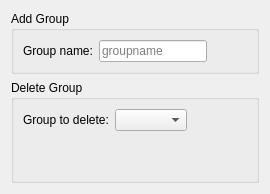
     <widget class="QWidget" name="groupTab">
      <attribute name="icon">
       <iconset resource="images.qrc">
        <normaloff>:/icons/mx-user.png</normaloff>:/icons/mx-user.png</iconset>
      </attribute>
      <attribute name="title">
       <string>Add/Remove Groups</string>
      </attribute>
      <layout class="QGridLayout" name="_5">
       <item row="0" column="0">
        <widget class="QGroupBox" name="addBox">
         <property name="sizePolicy">
          <sizepolicy hsizetype="MinimumExpanding" vsizetype="Minimum">
           <horstretch>0</horstretch>
           <verstretch>0</verstretch>
          </sizepolicy>
         </property>
         <property name="title">
          <string>Add Group</string>
         </property>
         <layout class="QGridLayout" name="_3">
          <property name="leftMargin">
           <number>9</number>
          </property>
          <property name="topMargin">
           <number>9</number>
          </property>
          <property name="rightMargin">
           <number>9</number>
          </property>
          <property name="bottomMargin">
           <number>9</number>
          </property>
          <property name="spacing">
           <number>6</number>
          </property>
          <item row="0" column="0">
           <widget class="QLabel" name="groupNameLabel">
            <property name="sizePolicy">
             <sizepolicy hsizetype="MinimumExpanding" vsizetype="Minimum">
              <horstretch>0</horstretch>
              <verstretch>0</verstretch>
             </sizepolicy>
            </property>
            <property name="toolTip">
             <string>Username of new user</string>
            </property>
            <property name="text">
             <string>Group name:</string>
            </property>
            <property name="buddy">
             <cstring>groupNameEdit</cstring>
            </property>
           </widget>
          </item>
          <item row="0" column="1">
           <widget class="QLineEdit" name="groupNameEdit">
            <property name="sizePolicy">
             <sizepolicy hsizetype="MinimumExpanding" vsizetype="Minimum">
              <horstretch>0</horstretch>
              <verstretch>0</verstretch>
             </sizepolicy>
            </property>
            <property name="toolTip">
             <string>Enter name of new group</string>
            </property>
            <property name="text">
             <string/>
            </property>
            <property name="placeholderText">
             <string>groupname</string>
            </property>
            <property name="clearButtonEnabled">
             <bool>true</bool>
            </property>
           </widget>
          </item>
          <item row="0" column="2">
           <spacer name="horizontalSpacer_6">
            <property name="orientation">
             <enum>Qt::Horizontal</enum>
            </property>
            <property name="sizeHint" stdset="0">
             <size>
              <width>40</width>
              <height>20</height>
             </size>
            </property>
           </spacer>
          </item>
         </layout>
        </widget>
       </item>
       <item row="1" column="0">
        <widget class="QGroupBox" name="deleteBox">
         <property name="sizePolicy">
          <sizepolicy hsizetype="MinimumExpanding" vsizetype="Minimum">
           <horstretch>0</horstretch>
           <verstretch>0</verstretch>
          </sizepolicy>
         </property>
         <property name="title">
          <string>Delete Group</string>
         </property>
         <layout class="QGridLayout" name="_2">
          <property name="leftMargin">
           <number>9</number>
          </property>
          <property name="topMargin">
           <number>9</number>
          </property>
          <property name="rightMargin">
           <number>9</number>
          </property>
          <property name="bottomMargin">
           <number>9</number>
          </property>
          <property name="spacing">
           <number>6</number>
          </property>
          <item row="1" column="0" colspan="2">
           <spacer name="verticalSpacer">
            <property name="orientation">
             <enum>Qt::Vertical</enum>
            </property>
            <property name="sizeHint" stdset="0">
             <size>
              <width>20</width>
              <height>40</height>
             </size>
            </property>
           </spacer>
          </item>
          <item row="0" column="1">
           <widget class="QComboBox" name="deleteGroupCombo">
            <property name="sizePolicy">
             <sizepolicy hsizetype="MinimumExpanding" vsizetype="Minimum">
              <horstretch>0</horstretch>
              <verstretch>0</verstretch>
             </sizepolicy>
            </property>
            <property name="toolTip">
             <string>Select group to delete</string>
            </property>
           </widget>
          </item>
          <item row="0" column="0">
           <widget class="QLabel" name="deleteGroupLabel">
            <property name="sizePolicy">
             <sizepolicy hsizetype="MinimumExpanding" vsizetype="Minimum">
              <horstretch>0</horstretch>
              <verstretch>0</verstretch>
             </sizepolicy>
            </property>
            <property name="toolTip">
             <string>Select user to delete</string>
            </property>
            <property name="frameShape">
             <enum>QFrame::NoFrame</enum>
            </property>
            <property name="frameShadow">
             <enum>QFrame::Plain</enum>
            </property>
            <property name="text">
             <string>Group to delete:</string>
            </property>
            <property name="buddy">
             <cstring>deleteGroupCombo</cstring>
            </property>
           </widget>
          </item>
          <item row="0" column="2">
           <spacer name="horizontalSpacer_7">
            <property name="orientation">
             <enum>Qt::Horizontal</enum>
            </property>
            <property name="sizeHint" stdset="0">
             <size>
              <width>40</width>
              <height>20</height>
             </size>
            </property>
           </spacer>
          </item>
         </layout>
        </widget>
       </item>
      </layout>
     </widget>
